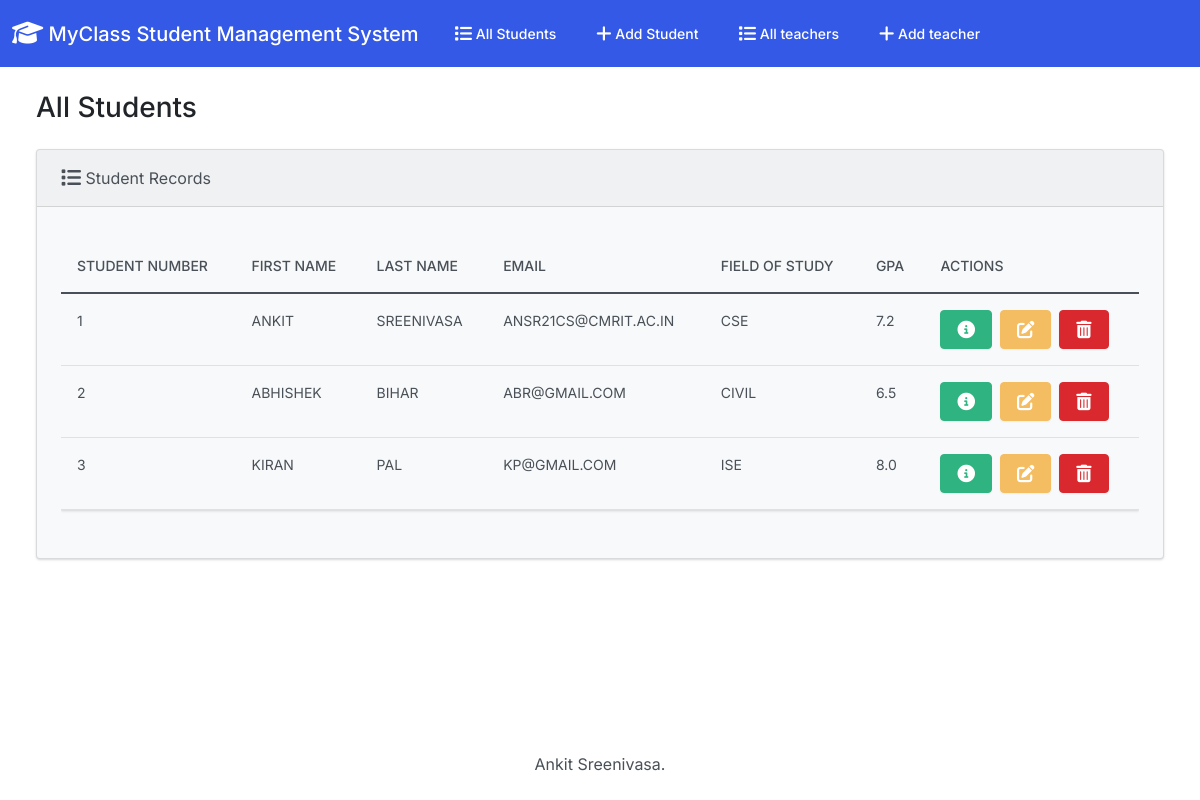
The page / on the database its author committed.
### students/models.py (models this page shows, shortened)
class Student(models.Model):
  student_number = models.PositiveIntegerField()
  first_name = models.CharField(max_length=50)
  last_name = models.CharField(max_length=50)
  email = models.EmailField(max_length=100)
  field_of_study = models.CharField(max_length=50)
  gpa = models.FloatField()

### students/views.py (the view)
# urls.py: path("", views.index, name="index"),
def index(request):
    return render(request, "students/index.html", {"students": Student.objects.all()})

### students/templates/students/index.html (shortened to what this page needs)
{% extends "students/base.html" %}
{% block body %}
<h3 class="m-4">All Students</h3>
<div class="row">
  <div class="col-12">
    {% if students %}
    <div class="card bg-light ms-4 me-4 mb-4">
      <div class="card-header">
        <i class="fa-solid fa-list fa-lg"></i> Student Records
      </div>
      <div class="card-body">
        <p class="card-text">
          <div class="table-responsive">
            <table class="table table-hover">
              <thead>
                <tr>
                  <th scope="col">Student Number</th>
                  <th scope="col">First Name</th>
                  <th scope="col">Last Name</th>
                  <th scope="col">Email</th>
                  <th scope="col">Field of Study</th>
                  <th scope="col">GPA</th>
                  <th scope="col">Actions</th>
                </tr>
              </thead>
              <tbody>
                {% for student in students %}
                  <tr>
                    <td>{{ student.student_number }}</td>
                    <td>{{ student.first_name }}</td>
                    <td>{{ student.last_name }}</td>
                    <td>{{ student.email }}</td>
                    <td>{{ student.field_of_study }}</td>
                    <td>{{ student.gpa }}</td>
                    <td>
                      <button type="button" class="btn btn-success me-1" href="{% url 'students:view_student' student.id %}" data-bs-toggle="modal" data-bs-target="#myModal{{student.id}}">
                      </button>
                      <a class="btn btn-warning me-1" href="{% url 'students:edit' student.id %}">
                      </a>
                      <button type="button" class="btn btn-danger" data-bs-toggle="modal" data-bs-target="#delete{{student.id}}">
                      </button>
                    </td>
                  </tr>
                {% endfor %}
              </tbody>
            </table>
          </div>
        </p>
      </div>
    </div>
    {% else %}
      <h5 class="alert alert-primary ms-4 me-4">No Student Records</h5>
    {% endif %}
  </div>
</div>
{% endblock %}

### students/templates/students/base.html (shortened to what this page needs)
{% load static %}
<!DOCTYPE html>
<html lang="en">
  <head>
    <link rel="stylesheet" href="https://cdnjs.cloudflare.com/ajax/libs/font-awesome/6.1.1/css/all.min.css">
    <link href="{% static 'css/bootstrap.min.css' %}" rel="stylesheet">
  </head>
  <body class="d-flex flex-column min-vh-100">
    <nav class="navbar navbar-expand-lg navbar-dark bg-primary">
      <div class="container-fluid">
        <a class="navbar-brand" href="{% url 'students:index' %}">
          <i class="fa-solid fa-graduation-cap fa-lg"></i> MyClass Student Management System
        </a>
        <div class="collapse navbar-collapse" id="navbarColor01">
          <ul class="navbar-nav me-auto">
            <li class="nav-item">
              <a class="nav-link" href="{% url 'students:index' %}">
                 All Students
              </a>
            </li>
            <li class="nav-item">
              <a class="nav-link" href="{% url 'students:add' %}">
                 Add Student
              </a>
            </li>
             <li class="nav-item">
              <a class="nav-link" href="{% url 'teachers:index' %}">
                 All teachers
              </a>
            </li>
             <li class="nav-item">
              <a class="nav-link" href="{% url 'teachers:add' %}">
                 Add teacher
              </a>
            </li>
          </ul>
        </div>
      </div>
    </nav>
    <div class="container-fluid">
      {% block body %}
      {% endblock %}
    </div>
    <footer class="mt-auto mb-4">
      <div class="text-center">
        <span>
           Ankit Sreenivasa.
        </span>
      </div>
    </footer>
  </body>
</html>

### rows shown on the page
Student: student_number "1", first_name "ANKIT", last_name "SREENIVASA", email "ANSR21CS@CMRIT.AC.IN", field_of_study "CSE", gpa "7.2"
Student: student_number "2", first_name "ABHISHEK", last_name "BIHAR", email "ABR@GMAIL.COM", field_of_study "CIVIL", gpa "6.5"
Student: student_number "3", first_name "KIRAN", last_name "PAL", email "KP@GMAIL.COM", field_of_study "ISE", gpa "8.0"
